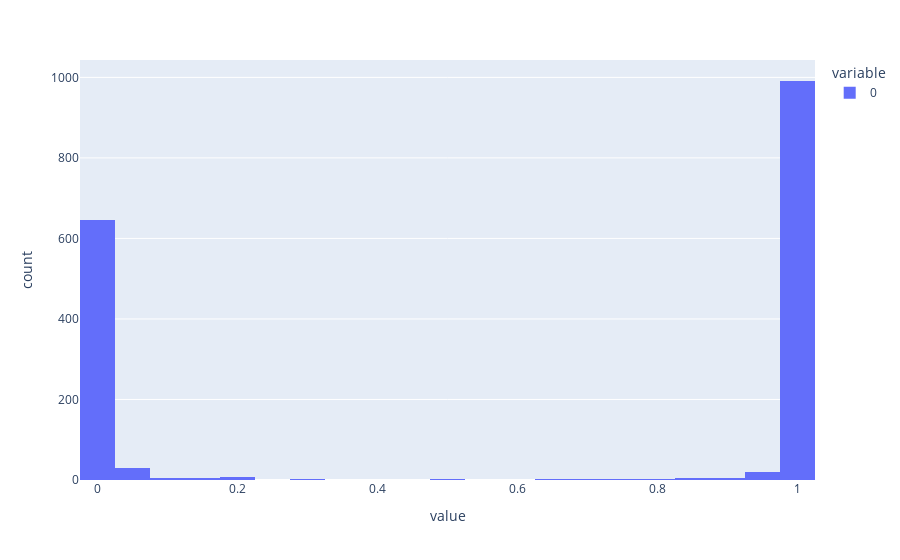

Notebook source saved alongside this figure:
### Code cell
p = model.predict(x_test)
hist= px.histogram(p)
hist.show()

### Figure 1 — Plotly figure (JSON) as saved in the notebook; plotly's stock layout.template omitted (floating-point values rounded to 4 significant figures; data arrays with more than 128 entries replaced by an {"elided": "..."} marker saying what was removed)
{"data": [{"alignmentgroup": "True", "bingroup": "x", "hovertemplate": "variable=0<br>value=%{x}<br>count=%{y}<extra></extra>", "legendgroup": "0", "marker": {"color": "#636efa", "pattern": {"shape": ""}}, "name": "0", "offsetgroup": "0", "orientation": "v", "showlegend": true, "type": "histogram", "x": {"elided": "1737 float values"}, "xaxis": "x", "yaxis": "y"}], "layout": {"barmode": "relative", "legend": {"title": {"text": "variable"}, "tracegroupgap": 0}, "margin": {"t": 60}, "xaxis": {"anchor": "y", "domain": [0, 1], "title": {"text": "value"}}, "yaxis": {"anchor": "x", "domain": [0, 1], "title": {"text": "count"}}}}
